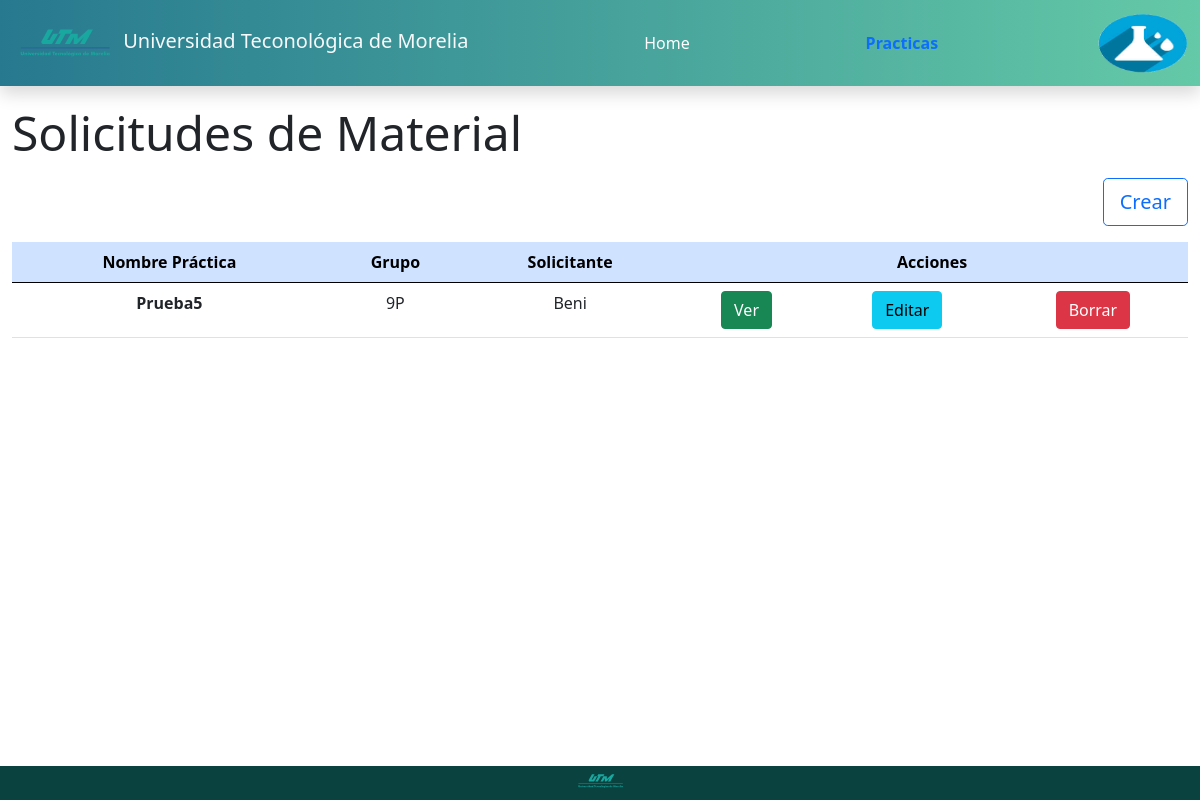
Page /dashboard/ on the earlier database version.
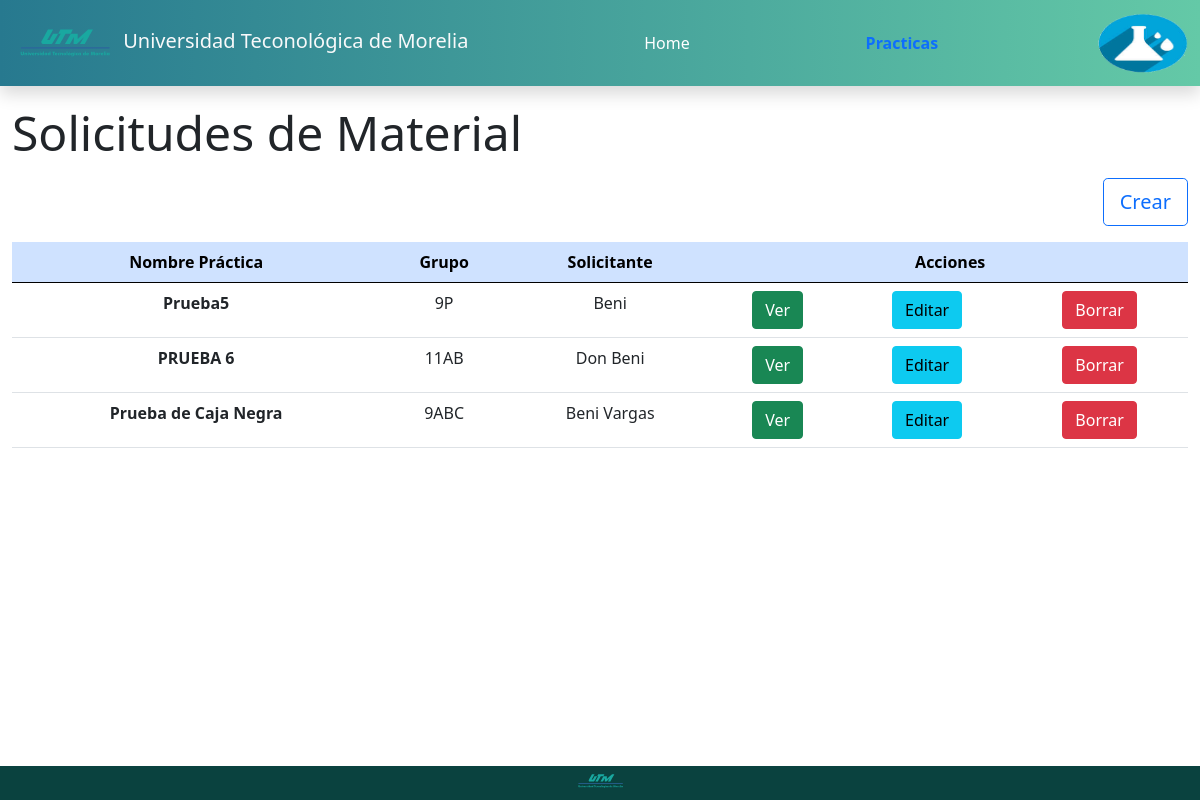
Same page on the later database version.
### inicio/models.py (models this page shows)
class MaterialesPractica(models.Model):
    id=models.AutoField(primary_key=True,verbose_name="Clave")
    nombrePractica=models.TextField()
    hora=models.CharField(max_length=15)
    solicitante=models.TextField()
    grupo=models.CharField(max_length=4)
    material= models.TextField()

### inicio/views.py (the view)
# urls.py: path('dashboard/',views.dash,name="DashAd"),
def dash(request):
    registros=MaterialesPractica.objects.all()
    return render(request,"paginas/practicasDshbd.html",{'registros':registros})

### inicio/templates/paginas/practicasDshbd.html (shortened to what this page needs)
{% extends "paginas/cabezera.html" %}
{% block contenido %}
<div class="container-fluid " >
    <div class="row pt-5 mt-5">
        <div class="col">
            <p class=" display-5 mt-2">Solicitudes de Material</p>
            <div class="d-flex justify-content-end">
                <a href="{%url 'Crear' %}" class="btn btn-outline-primary btn-lg" >Crear</a>
            </div>
            <table class="table table-hover mt-3">
                <thead class="table-primary">
                <tr>
                    <th class="text-center" colspan="2" >Nombre Práctica</th>
                    <th class="text-center">Grupo</th>
                    <th class="text-center">Solicitante</th>
                    <th class="text-center" colspan="3">Acciones</th>
                </tr>
                </thead>
                <tbody>
                    {% for registro in registros %}
                    <tr>
                        <td class="fw-bold text-center" colspan="2">{{ registro.nombrePractica }}</td>
                        <td class=" text-center" >{{ registro.grupo }}</td>
                        <td class=" text-center" >{{ registro.solicitante }}</td>
                        <td class="text-center">
                            <a href="{%url 'Ver' registro.id%}" class="btn btn-success " >Ver</a>
                        </td>
                        <td class="text-center">
                            <a href="{%url 'Editar' registro.id%}" class="btn btn-info " >Editar</a>
                        </td>
                        <td class="text-center" >
                            <a href="{%url 'Borrar' registro.id%}" class="btn btn-danger " >Borrar</a>
                        </td>
                    </tr>
                    {% endfor %}
                </tbody>
            </table>
        </div>
    </div>
</div>
{% endblock %}

### inicio/templates/paginas/cabezera.html (shortened to what this page needs)
<!doctype html>
<html lang="en">
  <head>
    <link href="https://cdn.jsdelivr.net/npm/bootstrap@5.0.2/dist/css/bootstrap.min.css" rel="stylesheet">
    {% load static %}
      <link href="{% static 'recursos/css/main.css' %}" rel="stylesheet" type="text/css">
  </head>
  <body>
    <nav class="navbar navbar-expand-lg  text-white fixed-top shadow" id="barraNav">
        <div class="container-fluid">
          <a class="navbar-brand text-light fw-2" href="#">
            {% load static %}
            <img  class="mx-2" src="{% static 'recursos/img/LOGOUTM.svg'%}" alt="UTM" width="90" height="60">
            Universidad Teconológica de Morelia
          </a>
            {%if request.path == '/' %}
            <a class="nav-link text-primary fw-bold " aria-current="page" href="{%url 'Index' %}">Home</a>
            {% else %}
            <a class="nav-link  text-white   " aria-current="page" href="{%url 'Index' %}">Home</a>
            {% endif %}
            {%if request.path != '/' %}
            <a class="nav-link text-primary fw-bold " aria-current="page" href="{%url 'DashAd' %}">Practicas</a>
            {% else %}
            <a class="nav-link  text-white   " aria-current="page" href="{%url 'DashAd' %}">Practicas</a>
            {% endif %}
            {%if request.path == '/' %}
            <img  class=" mx-0" src="{% static 'recursos/img/i-Home.png'%}" alt="UTM" width="90" height="60">
            {% else %}
            <img  class=" mx-0" src="{% static 'recursos/img/laboratorio.png'%}" alt="UTM" width="90" height="60">
            {% endif %}
        </div>
      </nav>
    {% block contenido %}
    {% endblock %}
    <div class="container-fluid  fixed-bottom  text-white text-center  pb-1" id="footer">
        <div class="row">
          <div class="column ">
            <img  class="mx-2" src="{% static 'recursos/img/LOGOUTM.svg'%}" alt="UTM" width="45" height="30">
          </div>
        </div>
      </div>
  </body>
</html>

### inicio/static/recursos/css/main.css (style rules this page uses)
#barraNav { background-image: linear-gradient( to right, rgb(39, 121, 143), rgb(100, 201, 167) ); }
#footer { background-color: #0a423f; }

Differences in the rows shown:
added MaterialesPractica: nombrePractica "PRUEBA 6", grupo "11AB", solicitante "Don Beni"
added MaterialesPractica: nombrePractica "Prueba de Caja Negra", grupo "9ABC", solicitante "Beni Vargas"
